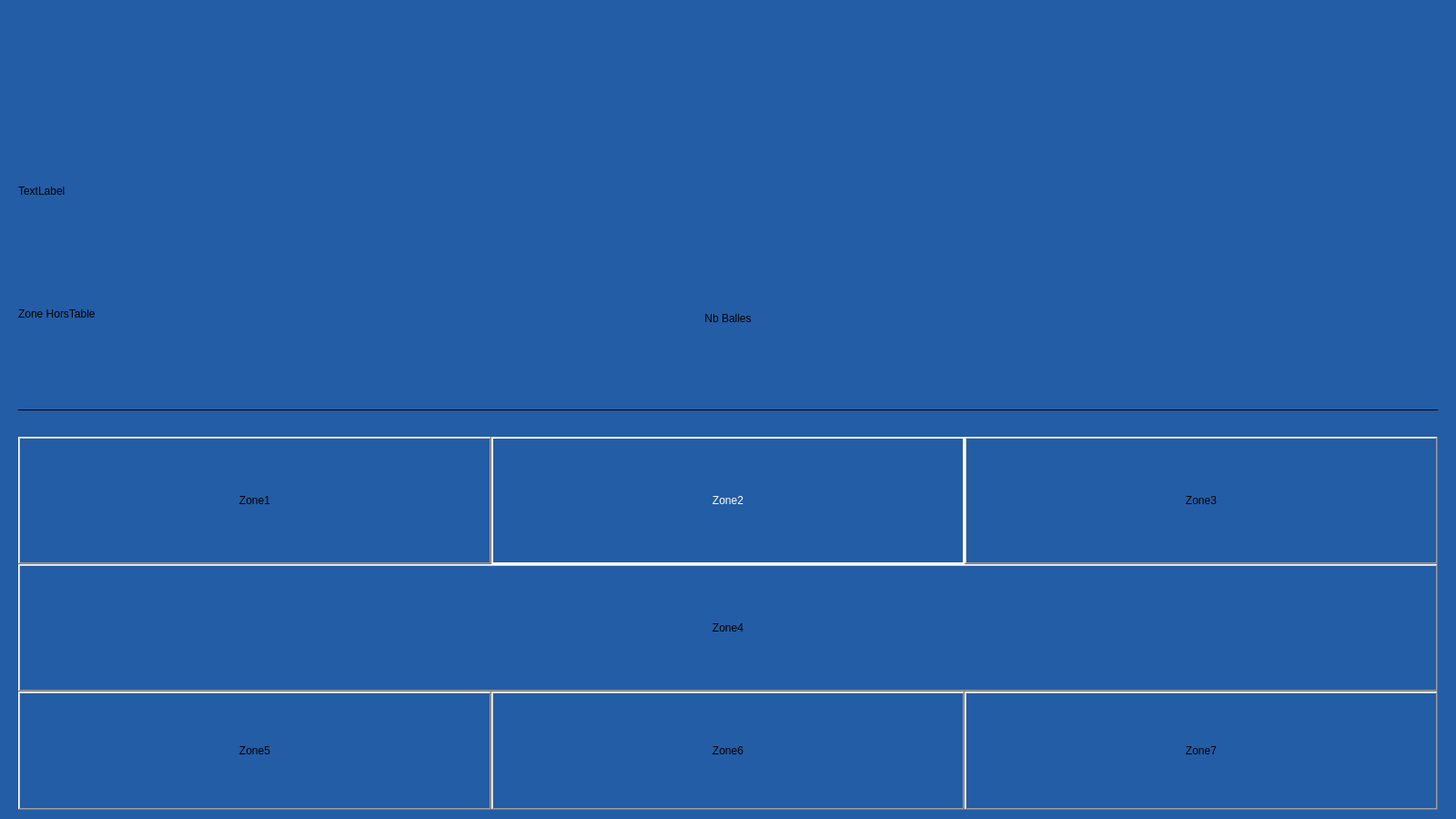
<?xml version="1.0" encoding="UTF-8"?>
<ui version="4.0">
 <class>TtpaIhm</class>
 <widget class="QWidget" name="TtpaIhm">
  <property name="windowModality">
   <enum>Qt::NonModal</enum>
  </property>
  <property name="enabled">
   <bool>true</bool>
  </property>
  <property name="geometry">
   <rect>
    <x>0</x>
    <y>0</y>
    <width>1600</width>
    <height>900</height>
   </rect>
  </property>
  <property name="minimumSize">
   <size>
    <width>0</width>
    <height>0</height>
   </size>
  </property>
  <property name="maximumSize">
   <size>
    <width>16777215</width>
    <height>16777215</height>
   </size>
  </property>
  <property name="cursor">
   <cursorShape>ArrowCursor</cursorShape>
  </property>
  <property name="contextMenuPolicy">
   <enum>Qt::NoContextMenu</enum>
  </property>
  <property name="acceptDrops">
   <bool>false</bool>
  </property>
  <property name="windowTitle">
   <string>TTPA 2019</string>
  </property>
  <property name="layoutDirection">
   <enum>Qt::LeftToRight</enum>
  </property>
  <property name="autoFillBackground">
   <bool>false</bool>
  </property>
  <property name="styleSheet">
   <string notr="true">QWidget#ecranAttente
{
		background-image:url(:/backgroundss.jpg)
	/*background-color: #FFFFFF; */
}
QWidget#ecranSeance
{
	background-color: rgb(35, 93,166);
}
QWidget#ecranResultats
{
	 background-color: rgb(35, 93,166);
}
</string>
  </property>
  <layout class="QHBoxLayout" name="horizontalLayout">
   <property name="spacing">
    <number>0</number>
   </property>
   <property name="sizeConstraint">
    <enum>QLayout::SetDefaultConstraint</enum>
   </property>
   <property name="leftMargin">
    <number>0</number>
   </property>
   <property name="topMargin">
    <number>0</number>
   </property>
   <property name="rightMargin">
    <number>0</number>
   </property>
   <property name="bottomMargin">
    <number>0</number>
   </property>
   <item>
    <widget class="QStackedWidget" name="ecranTtpa">
     <property name="enabled">
      <bool>true</bool>
     </property>
     <property name="maximumSize">
      <size>
       <width>16777215</width>
       <height>16777215</height>
      </size>
     </property>
     <property name="autoFillBackground">
      <bool>false</bool>
     </property>
     <property name="styleSheet">
      <string notr="true"/>
     </property>
     <property name="currentIndex">
      <number>1</number>
     </property>
     <widget class="QWidget" name="ecranAttente">
      <property name="maximumSize">
       <size>
        <width>16777215</width>
        <height>16777215</height>
       </size>
      </property>
      <layout class="QVBoxLayout" name="verticalLayoutEcranAttente">
       <property name="spacing">
        <number>0</number>
       </property>
       <property name="leftMargin">
        <number>0</number>
       </property>
       <property name="topMargin">
        <number>0</number>
       </property>
       <property name="rightMargin">
        <number>0</number>
       </property>
       <property name="bottomMargin">
        <number>0</number>
       </property>
       <item>
        <layout class="QVBoxLayout" name="vLayoutPage">
         <property name="spacing">
          <number>0</number>
         </property>
         <property name="topMargin">
          <number>0</number>
         </property>
         <item>
          <layout class="QHBoxLayout" name="hLayoutTitre">
           <property name="spacing">
            <number>0</number>
           </property>
           <property name="leftMargin">
            <number>0</number>
           </property>
           <property name="topMargin">
            <number>0</number>
           </property>
           <item>
            <widget class="QLabel" name="labelTitre">
             <property name="font">
              <font>
               <family>Open Sans Semibold</family>
               <pointsize>38</pointsize>
               <weight>75</weight>
               <bold>true</bold>
              </font>
             </property>
             <property name="styleSheet">
              <string notr="true">color: rgb(239, 41, 41)</string>
             </property>
             <property name="text">
              <string>Projet TTPA 2019</string>
             </property>
             <property name="alignment">
              <set>Qt::AlignCenter</set>
             </property>
            </widget>
           </item>
          </layout>
         </item>
         <item>
          <layout class="QHBoxLayout" name="hLayoutLogo">
           <property name="spacing">
            <number>0</number>
           </property>
           <item>
            <widget class="QLabel" name="labelLogo">
             <property name="enabled">
              <bool>true</bool>
             </property>
             <property name="sizePolicy">
              <sizepolicy hsizetype="MinimumExpanding" vsizetype="MinimumExpanding">
               <horstretch>0</horstretch>
               <verstretch>0</verstretch>
              </sizepolicy>
             </property>
             <property name="maximumSize">
              <size>
               <width>800</width>
               <height>450</height>
              </size>
             </property>
             <property name="acceptDrops">
              <bool>false</bool>
             </property>
             <property name="text">
              <string/>
             </property>
             <property name="textFormat">
              <enum>Qt::AutoText</enum>
             </property>
             <property name="pixmap">
              <pixmap resource="ressources.qrc">:/logo.png</pixmap>
             </property>
             <property name="scaledContents">
              <bool>true</bool>
             </property>
             <property name="alignment">
              <set>Qt::AlignLeading|Qt::AlignLeft|Qt::AlignVCenter</set>
             </property>
            </widget>
           </item>
          </layout>
         </item>
         <item>
          <layout class="QHBoxLayout" name="hLayoutConnexion">
           <property name="spacing">
            <number>0</number>
           </property>
           <property name="topMargin">
            <number>0</number>
           </property>
           <property name="bottomMargin">
            <number>2</number>
           </property>
           <item>
            <widget class="QLabel" name="labelEtatConnexion">
             <property name="font">
              <font>
               <pointsize>24</pointsize>
              </font>
             </property>
             <property name="styleSheet">
              <string notr="true">color:rgb(164, 0, 0)</string>
             </property>
             <property name="text">
              <string>En attente de connexion</string>
             </property>
             <property name="alignment">
              <set>Qt::AlignCenter</set>
             </property>
            </widget>
           </item>
          </layout>
         </item>
        </layout>
       </item>
      </layout>
     </widget>
     <widget class="QWidget" name="ecranSeance">
      <layout class="QGridLayout" name="gridLayoutEcranSeance">
       <property name="leftMargin">
        <number>0</number>
       </property>
       <property name="topMargin">
        <number>0</number>
       </property>
       <property name="rightMargin">
        <number>0</number>
       </property>
       <property name="bottomMargin">
        <number>0</number>
       </property>
       <property name="spacing">
        <number>0</number>
       </property>
       <item row="0" column="4" colspan="2">
        <layout class="QHBoxLayout" name="hLayouthorodatageEcranPrincipal">
         <property name="rightMargin">
          <number>20</number>
         </property>
         <item>
          <widget class="QLabel" name="labelHorlogeEcranSeance">
           <property name="font">
            <font>
             <pointsize>28</pointsize>
            </font>
           </property>
           <property name="text">
            <string/>
           </property>
           <property name="alignment">
            <set>Qt::AlignRight|Qt::AlignTrailing|Qt::AlignVCenter</set>
           </property>
           <property name="margin">
            <number>0</number>
           </property>
          </widget>
         </item>
        </layout>
       </item>
       <item row="2" column="4" colspan="2">
        <layout class="QHBoxLayout" name="hLayoutTimeSeance">
         <property name="rightMargin">
          <number>20</number>
         </property>
         <property name="bottomMargin">
          <number>5</number>
         </property>
         <item>
          <widget class="QLabel" name="labelDureeSeance">
           <property name="font">
            <font>
             <pointsize>28</pointsize>
            </font>
           </property>
           <property name="text">
            <string/>
           </property>
           <property name="scaledContents">
            <bool>true</bool>
           </property>
           <property name="alignment">
            <set>Qt::AlignRight|Qt::AlignTrailing|Qt::AlignVCenter</set>
           </property>
           <property name="margin">
            <number>0</number>
           </property>
          </widget>
         </item>
        </layout>
       </item>
       <item row="6" column="0" colspan="6">
        <layout class="QHBoxLayout" name="hLayoutZone567">
         <property name="leftMargin">
          <number>20</number>
         </property>
         <property name="rightMargin">
          <number>20</number>
         </property>
         <property name="bottomMargin">
          <number>10</number>
         </property>
         <item>
          <widget class="QLabel" name="labelZone5">
           <property name="frameShape">
            <enum>QFrame::WinPanel</enum>
           </property>
           <property name="frameShadow">
            <enum>QFrame::Raised</enum>
           </property>
           <property name="text">
            <string>Zone5</string>
           </property>
           <property name="textFormat">
            <enum>Qt::RichText</enum>
           </property>
           <property name="alignment">
            <set>Qt::AlignCenter</set>
           </property>
           <property name="wordWrap">
            <bool>false</bool>
           </property>
          </widget>
         </item>
         <item>
          <widget class="QLabel" name="labelZone6">
           <property name="frameShape">
            <enum>QFrame::WinPanel</enum>
           </property>
           <property name="frameShadow">
            <enum>QFrame::Raised</enum>
           </property>
           <property name="text">
            <string>Zone6</string>
           </property>
           <property name="textFormat">
            <enum>Qt::RichText</enum>
           </property>
           <property name="alignment">
            <set>Qt::AlignCenter</set>
           </property>
          </widget>
         </item>
         <item>
          <widget class="QLabel" name="labelZone7">
           <property name="frameShape">
            <enum>QFrame::WinPanel</enum>
           </property>
           <property name="frameShadow">
            <enum>QFrame::Raised</enum>
           </property>
           <property name="text">
            <string>Zone7</string>
           </property>
           <property name="textFormat">
            <enum>Qt::RichText</enum>
           </property>
           <property name="alignment">
            <set>Qt::AlignCenter</set>
           </property>
          </widget>
         </item>
        </layout>
       </item>
       <item row="4" column="0" colspan="6">
        <layout class="QHBoxLayout" name="hLayoutZone123">
         <property name="leftMargin">
          <number>20</number>
         </property>
         <property name="rightMargin">
          <number>20</number>
         </property>
         <item>
          <widget class="QLabel" name="labelZone1">
           <property name="frameShape">
            <enum>QFrame::WinPanel</enum>
           </property>
           <property name="frameShadow">
            <enum>QFrame::Raised</enum>
           </property>
           <property name="text">
            <string>Zone1</string>
           </property>
           <property name="textFormat">
            <enum>Qt::RichText</enum>
           </property>
           <property name="scaledContents">
            <bool>false</bool>
           </property>
           <property name="alignment">
            <set>Qt::AlignCenter</set>
           </property>
          </widget>
         </item>
         <item>
          <widget class="QLabel" name="labelZone2">
           <property name="acceptDrops">
            <bool>false</bool>
           </property>
           <property name="autoFillBackground">
            <bool>false</bool>
           </property>
           <property name="styleSheet">
            <string notr="true">color: rgb(255, 255, 255);
background-color: rgb(35, 93,166);
border: 2px solid rgb(255, 255, 255);


</string>
           </property>
           <property name="frameShape">
            <enum>QFrame::NoFrame</enum>
           </property>
           <property name="frameShadow">
            <enum>QFrame::Raised</enum>
           </property>
           <property name="lineWidth">
            <number>2</number>
           </property>
           <property name="midLineWidth">
            <number>0</number>
           </property>
           <property name="text">
            <string>Zone2</string>
           </property>
           <property name="textFormat">
            <enum>Qt::RichText</enum>
           </property>
           <property name="scaledContents">
            <bool>false</bool>
           </property>
           <property name="alignment">
            <set>Qt::AlignCenter</set>
           </property>
           <property name="wordWrap">
            <bool>false</bool>
           </property>
           <property name="openExternalLinks">
            <bool>false</bool>
           </property>
          </widget>
         </item>
         <item>
          <widget class="QLabel" name="labelZone3">
           <property name="frameShape">
            <enum>QFrame::WinPanel</enum>
           </property>
           <property name="frameShadow">
            <enum>QFrame::Raised</enum>
           </property>
           <property name="text">
            <string>Zone3</string>
           </property>
           <property name="textFormat">
            <enum>Qt::RichText</enum>
           </property>
           <property name="alignment">
            <set>Qt::AlignCenter</set>
           </property>
          </widget>
         </item>
        </layout>
       </item>
       <item row="3" column="0" colspan="6">
        <layout class="QHBoxLayout" name="hLayoutFilet" stretch="0">
         <property name="spacing">
          <number>0</number>
         </property>
         <property name="sizeConstraint">
          <enum>QLayout::SetDefaultConstraint</enum>
         </property>
         <property name="leftMargin">
          <number>20</number>
         </property>
         <property name="topMargin">
          <number>0</number>
         </property>
         <property name="rightMargin">
          <number>20</number>
         </property>
         <property name="bottomMargin">
          <number>0</number>
         </property>
         <item>
          <widget class="Line" name="lineFilet">
           <property name="enabled">
            <bool>true</bool>
           </property>
           <property name="minimumSize">
            <size>
             <width>100</width>
             <height>60</height>
            </size>
           </property>
           <property name="autoFillBackground">
            <bool>false</bool>
           </property>
           <property name="styleSheet">
            <string notr="true">background-image: url(:/filet.jpg);</string>
           </property>
           <property name="frameShadow">
            <enum>QFrame::Plain</enum>
           </property>
           <property name="lineWidth">
            <number>0</number>
           </property>
           <property name="midLineWidth">
            <number>0</number>
           </property>
           <property name="orientation">
            <enum>Qt::Horizontal</enum>
           </property>
          </widget>
         </item>
        </layout>
       </item>
       <item row="5" column="0" colspan="6">
        <layout class="QHBoxLayout" name="hLayoutZone4">
         <property name="spacing">
          <number>0</number>
         </property>
         <property name="leftMargin">
          <number>20</number>
         </property>
         <property name="rightMargin">
          <number>20</number>
         </property>
         <item>
          <widget class="QLabel" name="labelZone4">
           <property name="frameShape">
            <enum>QFrame::WinPanel</enum>
           </property>
           <property name="frameShadow">
            <enum>QFrame::Raised</enum>
           </property>
           <property name="text">
            <string>Zone4</string>
           </property>
           <property name="textFormat">
            <enum>Qt::RichText</enum>
           </property>
           <property name="alignment">
            <set>Qt::AlignCenter</set>
           </property>
           <property name="wordWrap">
            <bool>false</bool>
           </property>
          </widget>
         </item>
        </layout>
       </item>
       <item row="0" column="0" colspan="2">
        <layout class="QHBoxLayout" name="hLayoutNomJoueur">
         <property name="sizeConstraint">
          <enum>QLayout::SetFixedSize</enum>
         </property>
         <property name="leftMargin">
          <number>20</number>
         </property>
         <item>
          <widget class="QLabel" name="labelNomJoueur">
           <property name="font">
            <font>
             <pointsize>28</pointsize>
            </font>
           </property>
           <property name="text">
            <string/>
           </property>
           <property name="margin">
            <number>0</number>
           </property>
          </widget>
         </item>
        </layout>
       </item>
       <item row="2" column="0" colspan="2">
        <layout class="QHBoxLayout" name="hLayoutHorsTable">
         <property name="leftMargin">
          <number>20</number>
         </property>
         <property name="bottomMargin">
          <number>10</number>
         </property>
         <item>
          <widget class="QLabel" name="labelZoneHorsTable">
           <property name="styleSheet">
            <string notr="true"/>
           </property>
           <property name="text">
            <string>Zone HorsTable</string>
           </property>
           <property name="alignment">
            <set>Qt::AlignLeading|Qt::AlignLeft|Qt::AlignVCenter</set>
           </property>
          </widget>
         </item>
        </layout>
       </item>
       <item row="1" column="4">
        <layout class="QHBoxLayout" name="horizontalLayout_6"/>
       </item>
       <item row="2" column="2" colspan="2">
        <layout class="QHBoxLayout" name="hLayoutNbBallesTotales">
         <item>
          <widget class="QLabel" name="labelNbBallesTotales">
           <property name="text">
            <string>Nb Balles</string>
           </property>
           <property name="alignment">
            <set>Qt::AlignCenter</set>
           </property>
          </widget>
         </item>
        </layout>
       </item>
       <item row="0" column="2" colspan="2">
        <layout class="QHBoxLayout" name="hLayoutSystemeOnOff">
         <item>
          <widget class="QLabel" name="labelSystemeOff">
           <property name="enabled">
            <bool>true</bool>
           </property>
           <property name="frameShape">
            <enum>QFrame::NoFrame</enum>
           </property>
           <property name="frameShadow">
            <enum>QFrame::Raised</enum>
           </property>
           <property name="text">
            <string/>
           </property>
           <property name="textFormat">
            <enum>Qt::RichText</enum>
           </property>
           <property name="pixmap">
            <pixmap>../../../Images/icon-pause.png</pixmap>
           </property>
           <property name="scaledContents">
            <bool>false</bool>
           </property>
           <property name="alignment">
            <set>Qt::AlignCenter</set>
           </property>
           <property name="wordWrap">
            <bool>false</bool>
           </property>
           <property name="openExternalLinks">
            <bool>false</bool>
           </property>
          </widget>
         </item>
        </layout>
       </item>
       <item row="1" column="0" colspan="2">
        <layout class="QHBoxLayout" name="hLayoutVersEcranResultats">
         <property name="leftMargin">
          <number>20</number>
         </property>
         <item>
          <widget class="QLabel" name="labelErreurRobot">
           <property name="text">
            <string>TextLabel</string>
           </property>
          </widget>
         </item>
        </layout>
       </item>
      </layout>
     </widget>
     <widget class="QWidget" name="ecranResultats">
      <property name="styleSheet">
       <string notr="true"/>
      </property>
      <layout class="QGridLayout" name="gridLayoutEcranResultats">
       <property name="leftMargin">
        <number>0</number>
       </property>
       <property name="topMargin">
        <number>0</number>
       </property>
       <property name="rightMargin">
        <number>0</number>
       </property>
       <property name="bottomMargin">
        <number>0</number>
       </property>
       <property name="spacing">
        <number>0</number>
       </property>
       <item row="1" column="2">
        <layout class="QHBoxLayout" name="hLayoutHorlogeEcranResultats">
         <property name="rightMargin">
          <number>20</number>
         </property>
         <item>
          <widget class="QLabel" name="labelHorlogeEcranResultats">
           <property name="enabled">
            <bool>false</bool>
           </property>
           <property name="text">
            <string/>
           </property>
           <property name="alignment">
            <set>Qt::AlignRight|Qt::AlignTrailing|Qt::AlignVCenter</set>
           </property>
          </widget>
         </item>
        </layout>
       </item>
       <item row="5" column="1">
        <layout class="QHBoxLayout" name="hLayoutZoneObjectifs">
         <property name="leftMargin">
          <number>20</number>
         </property>
         <item>
          <widget class="QLabel" name="labelZoneObjectifs">
           <property name="text">
            <string>#chiffre plus pourcentage</string>
           </property>
           <property name="alignment">
            <set>Qt::AlignCenter</set>
           </property>
          </widget>
         </item>
        </layout>
       </item>
       <item row="6" column="0">
        <layout class="QHBoxLayout" name="hLayoutBallesHorsTable">
         <property name="leftMargin">
          <number>20</number>
         </property>
         <item>
          <widget class="QLabel" name="labelBallesHorsTable">
           <property name="text">
            <string>Balles Hors de Table</string>
           </property>
          </widget>
         </item>
        </layout>
       </item>
       <item row="1" column="0">
        <layout class="QVBoxLayout" name="hLayoutNomJoueur_2">
         <property name="leftMargin">
          <number>20</number>
         </property>
         <item>
          <widget class="QLabel" name="labelNomJoueur_2">
           <property name="text">
            <string>#Nom de l'utilisateur</string>
           </property>
           <property name="scaledContents">
            <bool>false</bool>
           </property>
           <property name="alignment">
            <set>Qt::AlignLeading|Qt::AlignLeft|Qt::AlignVCenter</set>
           </property>
          </widget>
         </item>
        </layout>
       </item>
       <item row="5" column="2">
        <layout class="QHBoxLayout" name="hLayoutPourcentageBallesObjectif">
         <property name="leftMargin">
          <number>10</number>
         </property>
         <item>
          <widget class="QLabel" name="labelPourcentageBallesObjectif">
           <property name="text">
            <string>TextLabel</string>
           </property>
          </widget>
         </item>
        </layout>
       </item>
       <item row="6" column="2">
        <layout class="QHBoxLayout" name="hLayoutPourcentageBallesHorsTable">
         <property name="leftMargin">
          <number>10</number>
         </property>
         <item>
          <widget class="QLabel" name="labelPourcentageBallesHorsTable">
           <property name="text">
            <string>TextLabel</string>
           </property>
          </widget>
         </item>
        </layout>
       </item>
       <item row="7" column="2">
        <layout class="QHBoxLayout" name="hLayoutPourcentageBallesSerie">
         <property name="leftMargin">
          <number>10</number>
         </property>
         <item>
          <widget class="QLabel" name="labelPourcentageBallesSerie">
           <property name="text">
            <string>TextLabel</string>
           </property>
          </widget>
         </item>
        </layout>
       </item>
       <item row="6" column="1">
        <layout class="QHBoxLayout" name="hLayoutNbBallesHorsTable">
         <item>
          <widget class="QLabel" name="labelNbBallesHorsTable">
           <property name="text">
            <string>#chiffre plus pourcentage</string>
           </property>
           <property name="alignment">
            <set>Qt::AlignCenter</set>
           </property>
          </widget>
         </item>
        </layout>
       </item>
       <item row="7" column="0">
        <layout class="QHBoxLayout" name="hLayoutSerieMax">
         <property name="leftMargin">
          <number>20</number>
         </property>
         <item>
          <widget class="QLabel" name="labeltSerieMax">
           <property name="text">
            <string>Série maximal</string>
           </property>
          </widget>
         </item>
        </layout>
       </item>
       <item row="3" column="2">
        <layout class="QHBoxLayout" name="hLayoutTimeFinSeance">
         <property name="rightMargin">
          <number>20</number>
         </property>
         <item>
          <widget class="QLabel" name="labelTimeFinSeance">
           <property name="text">
            <string/>
           </property>
           <property name="alignment">
            <set>Qt::AlignLeading|Qt::AlignLeft|Qt::AlignVCenter</set>
           </property>
          </widget>
         </item>
        </layout>
       </item>
       <item row="7" column="1">
        <layout class="QHBoxLayout" name="hLayoutNbSerieMax">
         <item>
          <widget class="QLabel" name="labeltNbSerieMax">
           <property name="text">
            <string>#chiffre plus pourcentage</string>
           </property>
           <property name="alignment">
            <set>Qt::AlignCenter</set>
           </property>
          </widget>
         </item>
        </layout>
       </item>
       <item row="5" column="0">
        <layout class="QHBoxLayout" name="hLayoutBallesObjectifs">
         <property name="leftMargin">
          <number>20</number>
         </property>
         <item>
          <widget class="QLabel" name="labelBallesObjectifs">
           <property name="text">
            <string>#Balles dans l'objectifs</string>
           </property>
          </widget>
         </item>
        </layout>
       </item>
       <item row="3" column="0">
        <layout class="QHBoxLayout" name="hLayoutDureeSeance">
         <property name="leftMargin">
          <number>20</number>
         </property>
         <item>
          <widget class="QLabel" name="labelDureeSeanceEcrie">
           <property name="text">
            <string>#dureeseance</string>
           </property>
          </widget>
         </item>
        </layout>
       </item>
       <item row="2" column="0" colspan="2">
        <layout class="QVBoxLayout" name="hLayoutNbBallesTotalesFin">
         <property name="leftMargin">
          <number>650</number>
         </property>
         <item>
          <widget class="QLabel" name="labelNbBallesTotalesFin">
           <property name="text">
            <string>#NbBallesTotales</string>
           </property>
           <property name="scaledContents">
            <bool>false</bool>
           </property>
           <property name="alignment">
            <set>Qt::AlignLeading|Qt::AlignLeft|Qt::AlignVCenter</set>
           </property>
          </widget>
         </item>
        </layout>
       </item>
      </layout>
     </widget>
    </widget>
   </item>
  </layout>
 </widget>
 <resources>
  <include location="ressources.qrc"/>
 </resources>
 <connections/>
</ui>
